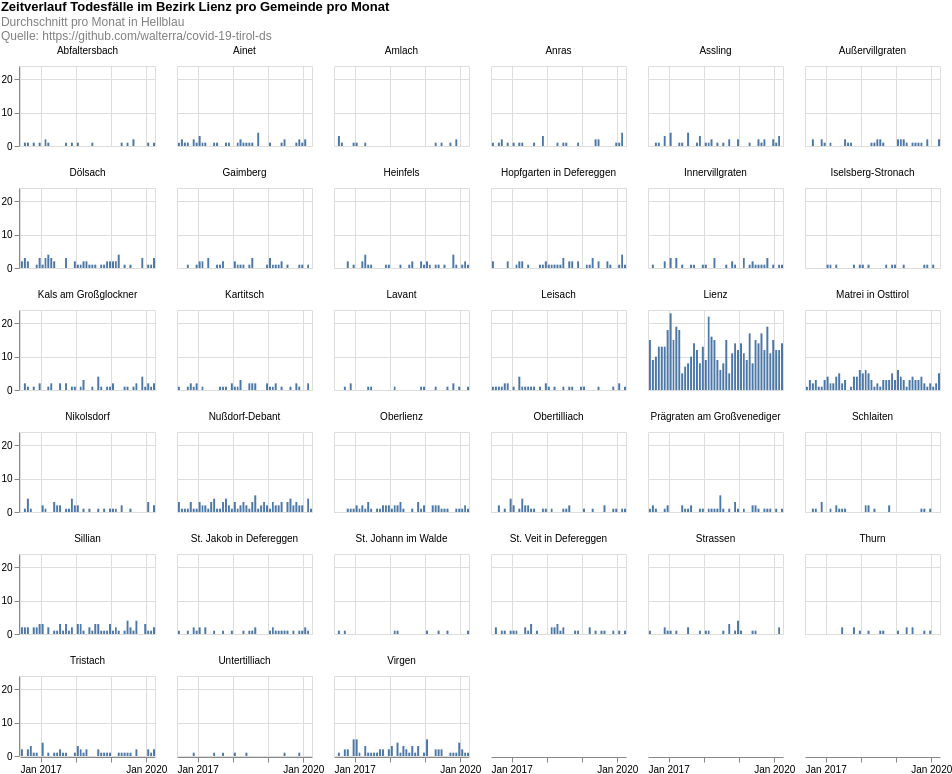

Vega-Lite specification for this chart:
### Vega-Lite specification from a JSON file in a GitHub repository (floating-point values rounded to 4 significant figures; data arrays with more than 128 entries replaced by an {"elided": "..."} marker saying what was removed)
{"config": {"view": {"continuousWidth": 400, "continuousHeight": 300}}, "data": {"name": "data-1896043dcb1db05ce8b0d9dd5af71fd8"}, "facet": {"type": "nominal", "field": "municipaly", "title": null}, "spec": {"layer": [{"mark": "bar", "encoding": {"tooltip": [{"type": "temporal", "field": "date", "timeUnit": "yearmonth"}, {"type": "quantitative", "aggregate": "sum", "field": "count"}], "x": {"type": "temporal", "field": "date", "timeUnit": "yearmonth", "title": null}, "y": {"type": "quantitative", "aggregate": "sum", "field": "count", "title": null}}, "height": 80, "width": 135}]}, "columns": 6, "padding": 0, "title": {"text": ["Zeitverlauf Todesfälle im Bezirk Lienz pro Gemeinde pro Monat"], "subtitle": ["Durchschnitt pro Monat in Hellblau", "Quelle: https://github.com/walterra/covid-19-tirol-ds"], "color": "black", "subtitleColor": "gray"}, "$schema": "https://vega.github.io/schema/vega-lite/v4.0.2.json", "datasets": {"data-1896043dcb1db05ce8b0d9dd5af71fd8": {"elided": "1707 records"}}}
